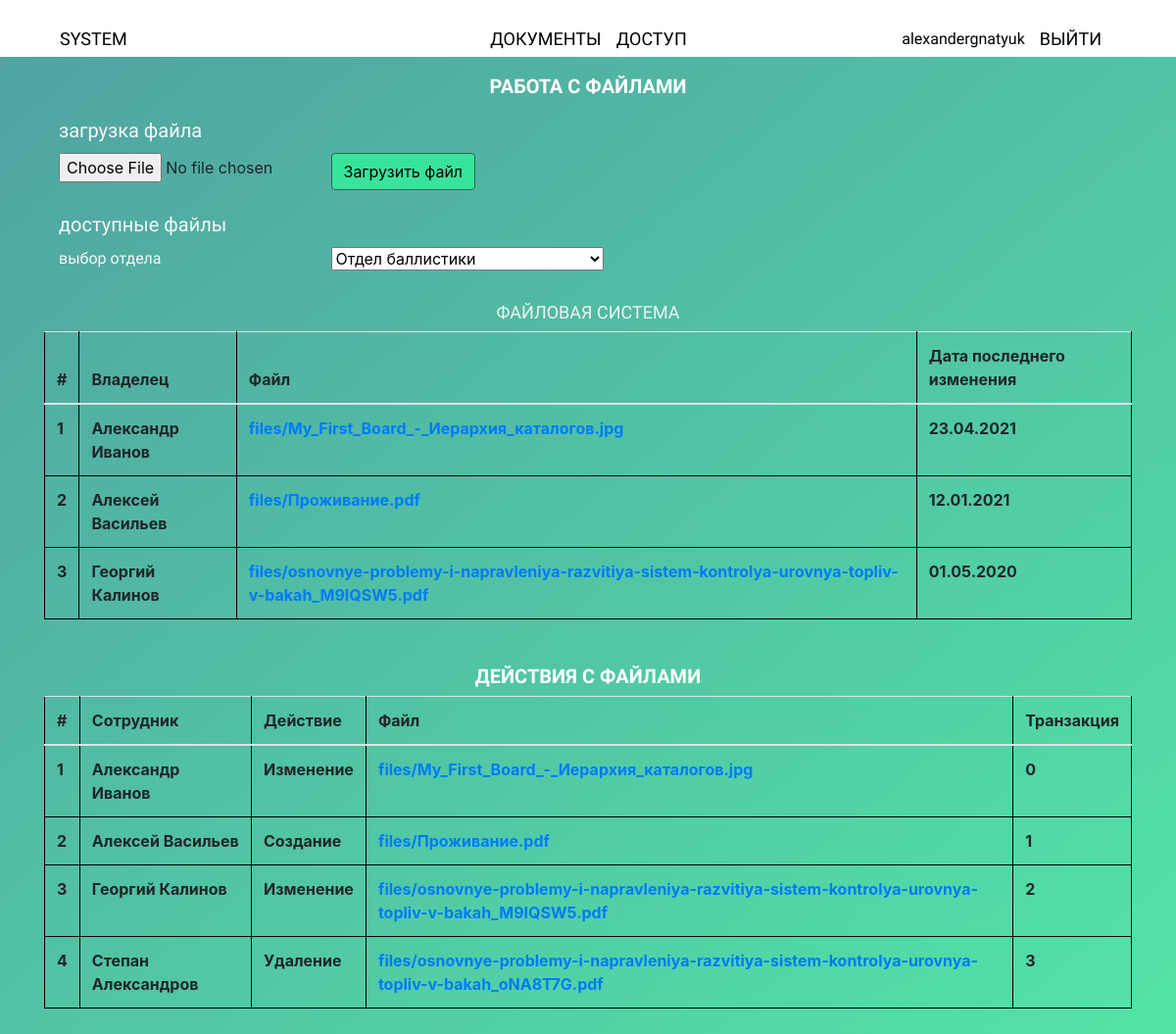
The page /workspace/documents/ (signed in) on the database its author committed.
### workspace/models.py (models this page shows, shortened)
class Documents(models.Model):
    created_by = models.ForeignKey(settings.AUTH_USER_MODEL, on_delete=models.CASCADE)
    file = models.FileField(upload_to='files')
    filename = models.CharField(max_length = 100, default = None)
    permission = models.IntegerField(default=0)
    size = models.IntegerField(default=0)

### workspace/views.py (the view, shortened to what this page needs)
# urls.py: path('documents/', views.documentView, name='documents'),
def documentView(request):
    user = request.user
    email = user.email
    usname = user.username
    f_name = user.first_name
    l_name = user.last_name
    temp_doc = Documents.objects.all()
    docs = [
        (temp_doc[0].file, 'Александр Иванов', '23.04.2021', '0', 'Изменение'),
        (temp_doc[1].file, 'Алексей Васильев', '12.01.2021', '1', 'Создание'),
        (temp_doc[2].file, 'Георгий Калинов', '01.05.2020', '2', 'Изменение'),
        (temp_doc[3].file, 'Степан Александров', '19.08.2021', '3', 'Удаление'),
    ]
    top_docs = docs[:-1]
    context = {
        'username': usname,
        'email': email,
        'f_name': f_name,
        'l_name': l_name,
        'docs': docs,
        'top_docs': top_docs,
    }
    return render(request, 'workspace/documents.html', context=context )

### workspace/templates/workspace/documents.html (shortened to what this page needs)
{% extends "base-ws.html" %}
{% block content %}
    <div class="container">
        <h3 class='text-uppercase ws-header__text mb-2 mt-2'>Работа с файлами</h3>
        <div class='container'>
            <div class = 'row'>
                <div class = 'col-3'>
                    <p class='text-start mb-2 text-lowercase optional-text'>Загрузка файла</p>
                </div>
                <div class = 'col-6'>
                </div>
            </div>
            <form method = 'post', enctype = 'multipart/form-data'>
            <div class = 'row'>
                <div class = 'col-3'>
                    <input type='file' name='doc'>
                </div>
                <div class = 'col-6'>
                    <button type='submit' class="btn btn-primary">Загрузить файл</button>
                </div>
            </div>
            </form>
        </div>
        <div class='container'>
            <div class = 'row'>
                <div class = 'col-3'>
                    <p class='text-start mb-2 text-lowercase optional-text'>Доступные файлы</p>
                </div>
                <div class = 'col-6'>
                </div>
            </div>
            <form method = 'post', enctype = 'multipart/form-data'>
            <div class = 'row'>
                <div class = 'col-3'>
                    <p class='text-start mb-2 text-lowercase'>Выбор отдела</p>
                </div>
                <div class = 'col-6'>
                    <select class="form-select form-select-lg" aria-label="Default select example">
                        <option selected>Отдел баллистики</option>
                    </select>
                </div>
            </div>
            <div class = 'row'>
                <div class = 'mt-4' style = 'width:100%;'><h3 class='text-uppercase' style = 'text-align: center;'>Файловая система</h3></div>
                <table class="table">
                    <thead>
                        <tr>
                            <th scope="col">#</th>
                            <th scope="col">Владелец</th>
                            <th scope="col">Файл</th>
                            <th scope="col">Дата последнего изменения</th>
                        </tr>
                    </thead>
                    <tbody>
                        {% for doc, owner, dt, trans, action in top_docs %}
                        <tr>
                            <th scope='row'> {{forloop.counter}} </th>
                            <th> {{owner}} </th>
                            <th><a href='{{doc}}'>{{doc}}</a></th>
                            <th> {{dt}} </th>
                        </tr>
                        {% endfor %}
                    </tbody>
                </table>
            </div>
            </form>
        </div>
    </div>
    <div class="container">
        <h3 class='text-uppercase ws-header__text'>Действия с файлами</h3>
        <table class="table">
            <thead>
                <tr>
                    <th scope="col">#</th>
                    <th scope="col">Сотрудник</th>
                    <th scope="col">Действие</th>
                    <th scope="col">Файл</th>
                    <th scope='col'>Транзакция</th>
                </tr>
            </thead>
            <tbody>
                {% for doc, owner, dt, trans, action in docs %}
                <tr>
                    <th scope='row'> {{forloop.counter}} </th>
                    <th> {{owner}} </th>
                    <th> {{action}} </th>
                    <th> <a href='{{doc}}'>{{doc}}</a> </th>
                    <th> {{trans}} </th>
                </tr>
                {% endfor %}
            </tbody>
        </table>
    </div>
{% endblock %}

### workspace/templates/base-ws.html (shortened to what this page needs)
{% load static %}
<!DOCTYPE html>
<html lang="en">
<head>
    <link rel="stylesheet" href="https://stackpath.bootstrapcdn.com/bootstrap/4.4.1/css/bootstrap.min.css">
    <link href="{% static 'css/style.css' %}" rel="stylesheet">
</head>
<body>
    <header class="header-ws container-fluid">
        <nav class="navbar">
            <div class="container row">
                <a href="{% url "workspace:index" %}" class="navbar-brand text-uppercase navbar__text active col">System</a>
                <div class = 'col'>
                    <ul class = 'navbar-nav' style="justify-content: center;">
                        <li class = 'nav-item'>
                            <a href = "{% url "workspace:documents" %}" class='nav-link text-uppercase navbar__text'>Документы</a>
                        </li>
                        <li class = 'nav-item'>
                            <a href = "{% url "workspace:access" %}" class='nav-link text-uppercase navbar__text'>Доступ</a>
                        </li>
                    </ul>
                </div>
                <div class = 'col'>
                    <ul class="navbar-nav" style="justify-content: flex-end;">
                        <li class="nav-item">
                            <a href="{% url "account:edit" %}" class="nav-link text-lowercase navbar__text">{{username}}</a>
                        </li>
                        <li class="nav-item">
                            {% url 'account:logout_page' as url_logout_page %}
                            <a href="{{url_logout_page}}" class="nav-link text-uppercase navbar__text">Выйти</a>
                        </li>
                    </ul>
                </div>
            </div>
        </nav>
    </header>
    <section class="content content-ws container-fluid">
        {% block content %}
        {% endblock %}
    </section>
</body>
</html>

### static/css/style.css (style rules this page uses)
th { border: 1px solid black; }
tr { border: 1px solid black; }
.btn-primary { background-color: #38e49c; border-color: #27684d; color: #000; }
.text-uppercase { color: #f1f1f1; font-family: 'Exo', sans-serif; font-size: 18px; font-weight: 400; text-transform: uppercase; text-decoration: none; }
.text-lowercase { color: #f7f7f7; font-family: 'Exo', sans-serif; font-size: 16px; font-weight: 300; text-transform: lowercase; text-decoration: none; }
.optional-text { font-size: 20px; }
* { box-sizing: border-box; margin: 0; padding: 0; }
.navbar__text { color:#000000; }
.ws-header__text { color: #ffffff!important; font-family: 'Exo', sans-serif; font-size: 20px; font-weight: 600; text-align: center; }
.content-ws { background: #50a3a2; background: -webkit-linear-gradient(top left, #50a3a2 0%, #53e3a6 100%); background: -moz-linear-gradient(top left, #50a3a2 0%, #53e3a6 100%); background: -o-linear-gradient(top left, #50a3a2 0%, #53e3a6 100%); background: linear-gradient(to bottom right, #50a3a2 0%, #53e3a6 100%); width: 100%; height: 100%; }
.header-ws { display: block; box-sizing: border-box; width: 100%; height: 58px; }
.navbar { transition: all 0.4s; position: relative; display: -ms-flexbox; display: flex; -ms-flex-wrap: wrap; flex-wrap: wrap; -ms-flex-align: center; align-items: center; -ms-flex-pack: justify; justify-content: space-between; padding: .5rem 1rem; top: 0; right: 0; left: 0; z-index: 1030; }
.navbar>.container { display: -ms-flexbox; display: flex; -ms-flex-wrap: nowrap; flex-wrap: wrap; flex-direction: row; -ms-flex-align: center; align-items: center; -ms-flex-pack: justify; justify-content: space-between; }
.container { width: 100%; padding: 10px 15px 10px 15px; margin-right: auto; margin-left: auto; }
.navbar-nav { display: -ms-flexbox; display: flex; -ms-flex-wrap: nowrap; flex-wrap: wrap; flex-direction: row; -ms-flex-align: center; align-items: center; -ms-flex-pack: justify; }
.nav-item { padding: 0 15px 0 0; }

### rows shown on the page
Documents: top_docs "files/My_First_Board_-_Иерархия_каталогов.jpg", docs "files/My_First_Board_-_Иерархия_каталогов.jpg"
Documents: top_docs "files/Проживание.pdf", docs "files/Проживание.pdf"
Documents: top_docs "files/osnovnye-problemy-i-napravleniya-razvitiya-sistem-kontrolya-urovnya-topliv-v-bakah_M9IQSW5.pdf", docs "files/osnovnye-problemy-i-napravleniya-razvitiya-sistem-kontrolya-urovnya-topliv-v-bakah_M9IQSW5.pdf"
Documents: docs "files/osnovnye-problemy-i-napravleniya-razvitiya-sistem-kontrolya-urovnya-topliv-v-bakah_oNA8T7G.pdf"

### other values the page prints
{{ username }} "alexandergnatyuk"
{{ owner }} "Александр Иванов" "Алексей Васильев" "Георгий Калинов"
{{ dt }} "23.04.2021" "12.01.2021" "01.05.2020"
{{ owner }} "Александр Иванов" "Алексей Васильев" "Георгий Калинов" "Степан Александров"
{{ action }} "Изменение" "Создание" "Изменение" "Удаление"
{{ trans }} "0" "1" "2" "3"
